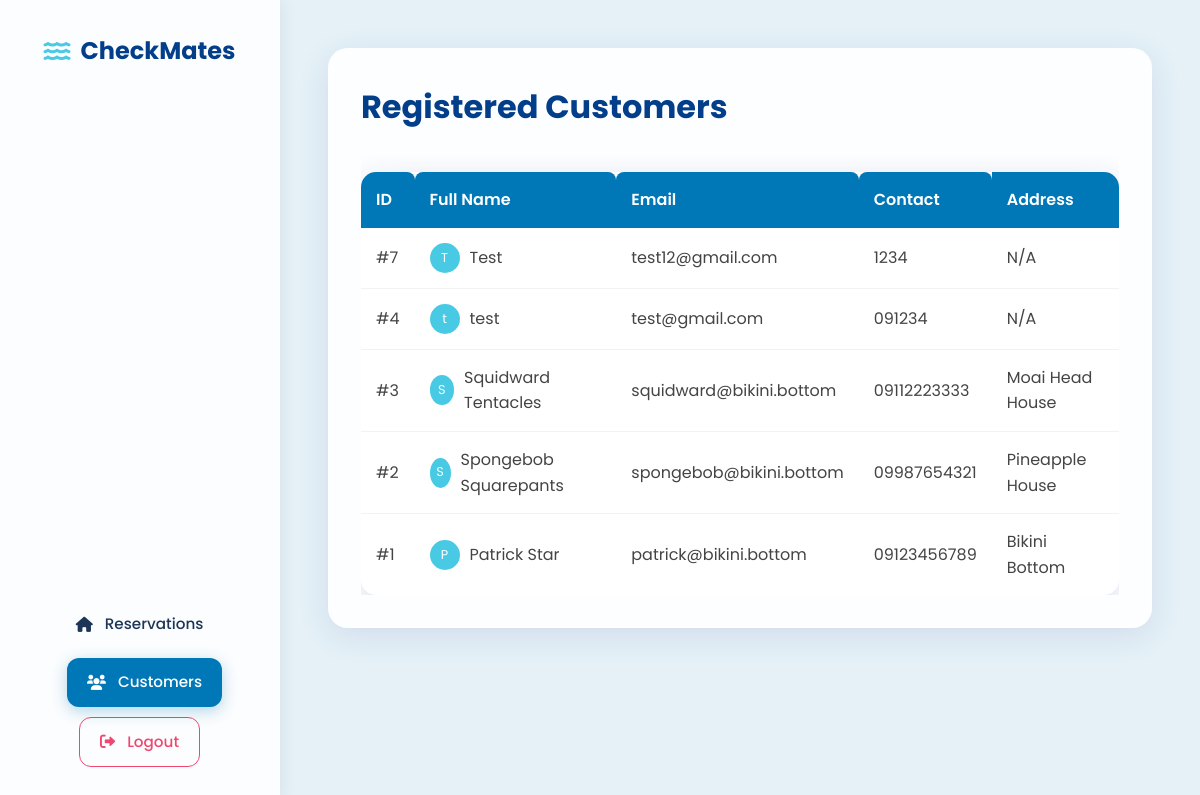
/admin/dashboard.php?view=customers (signed in), run on the app's committed database.
### tables this page shows
CREATE TABLE `customers` (
  `customer_id` int(11) NOT NULL,
  `full_name` varchar(255) NOT NULL,
  `email` varchar(100) NOT NULL,
  `contact_number` varchar(15) DEFAULT NULL,
  `address` text DEFAULT NULL
);

### admin/dashboard.php (the view, shortened to what this page needs)
<?php
include '../db.php';
$view = $_GET['view'] ?? 'dashboard';
if ($view === 'customers') {
    $data = $pdo->query("SELECT * FROM customers ORDER BY customer_id DESC")->fetchAll();
    $pageTitle = "Registered Customers";
}
?>
<!DOCTYPE html>
<html lang="en">
<head>
    <link rel="stylesheet" href="../css/style.css">
    <link rel="stylesheet" href="https://cdnjs.cloudflare.com/ajax/libs/font-awesome/6.0.0/css/all.min.css">
</head>
<body>
    <nav class="sidebar">
        <div class="brand">
            <i class="fas fa-water" style="color: var(--secondary);"></i> CheckMates
        </div>
        <ul class="nav-links">
            <li>
                <a href="dashboard.php" class="<?= $view === 'dashboard' ? 'active' : '' ?>">
                    <i class="fas fa-home"></i> Reservations
                </a>
            </li>
            <li>
                <a href="dashboard.php?view=customers" class="<?= $view === 'customers' ? 'active' : '' ?>">
                    <i class="fas fa-users"></i> Customers
                </a>
            </li>
            <li>
                <a href="../logout.php" class="logout-btn">
                    <i class="fas fa-sign-out-alt"></i> Logout
                </a>
            </li>
        </ul>
    </nav>
    <div class="main-content">
        <div class="glass-panel">
            <h1><?= $pageTitle ?></h1>
            <div style="overflow-x: auto;">
                <table>
                    <?php if ($view === 'customers'): ?>
                        <thead>
                            <tr>
                                <th>ID</th>
                                <th>Full Name</th>
                                <th>Email</th>
                                <th>Contact</th>
                                <th>Address</th>
                            </tr>
                        </thead>
                        <tbody>
                            <?php foreach($data as $row): ?>
                            <tr>
                                <td>#<?= $row['customer_id'] ?></td>
                                <td>
                                    <div style="display:flex; align-items:center; gap:10px;">
                                        <div style="width:30px; height:30px; background:var(--secondary); border-radius:50%; display:flex; align-items:center; justify-content:center; color:white; font-size:0.8rem;">
                                            <?= substr($row['full_name'], 0, 1) ?>
                                        </div>
                                        <?= htmlspecialchars($row['full_name']) ?>
                                    </div>
                                </td>
                                <td><?= htmlspecialchars($row['email']) ?></td>
                                <td><?= htmlspecialchars($row['contact_number']) ?></td>
                                <td><?= htmlspecialchars($row['address'] ?? 'N/A') ?></td>
                            </tr>
                            <?php endforeach; ?>
                        </tbody>
                    <?php endif; ?>
                </table>
            </div>
        </div>
    </div>
</body>
</html>

### css/style.css (style rules this page uses)
:root { --primary: #0077b6; --primary-dark: #023e8a; --secondary: #48cae4; --accent: #caf0f8; --text-dark: #1d3557; --text-light: #f1faee; --glass: rgba(255, 255, 255, 0.92); --glass-hover: rgba(255, 255, 255, 1); --shadow: 0 8px 32px 0 rgba(31, 38, 135, 0.15); }
* { margin: 0; padding: 0; box-sizing: border-box; font-family: 'Poppins', sans-serif; scroll-behavior: smooth; }
body { background: linear-gradient(rgba(0, 119, 182, 0.1), rgba(0, 119, 182, 0.1)), url('https://images.unsplash.com/photo-1507525428034-b723cf961d3e?auto=format&fit=crop&w=1920&q=80'); background-size: cover; background-position: center; background-attachment: fixed; color: var(--text-dark); line-height: 1.6; min-height: 100vh; }
nav { background: rgba(255, 255, 255, 0.85); padding: 1.2rem 5%; display: flex; justify-content: space-between; align-items: center; position: sticky; top: 0; z-index: 1000; box-shadow: 0 4px 30px rgba(0, 0, 0, 0.1); backdrop-filter: blur(10px); -webkit-backdrop-filter: blur(10px); border-bottom: 1px solid rgba(255, 255, 255, 0.3); }
nav ul { display: flex; list-style: none; gap: 2rem; align-items: center; }
nav a { text-decoration: none; color: var(--text-dark); font-weight: 500; transition: 0.3s; font-size: 0.95rem; }
table { width: 100%; border-collapse: separate; border-spacing: 0; background: white; border-radius: 15px; overflow: hidden; box-shadow: var(--shadow); }
th { background: var(--primary-dark); color: white; padding: 18px; text-align: left; font-weight: 600; }
td { padding: 18px; border-bottom: 1px solid #f0f0f0; color: var(--text-dark); }
tr:last-child td { border-bottom: none; }

### admin/dashboard.php (style rules this page uses)
body { background: linear-gradient(rgba(0, 119, 182, 0.1), rgba(0, 119, 182, 0.1)), url('https://images.unsplash.com/photo-1507525428034-b723cf961d3e?auto=format&fit=crop&w=1920&q=80'); background-size: cover; background-position: center; background-attachment: fixed; min-height: 100vh; display: flex; }
.sidebar { width: 280px; background: rgba(255, 255, 255, 0.85); backdrop-filter: blur(12px); -webkit-backdrop-filter: blur(12px); min-height: 100vh; border-right: 1px solid rgba(255, 255, 255, 0.3); display: flex; flex-direction: column; padding: 2rem; box-shadow: 4px 0 15px rgba(0,0,0,0.05); }
.brand { font-size: 1.5rem; font-weight: 700; color: var(--primary-dark); margin-bottom: 3rem; display: flex; align-items: center; gap: 10px; }
.nav-links { list-style: none; display: flex; flex-direction: column; gap: 10px; }
.nav-links a { text-decoration: none; color: var(--text-dark); padding: 12px 20px; border-radius: 12px; transition: 0.3s; display: flex; align-items: center; gap: 12px; font-weight: 500; }
.nav-links a:hover, .nav-links a.active { background: var(--primary); color: white; box-shadow: 0 4px 15px rgba(0, 119, 182, 0.3); transform: translateX(5px); }
.logout-btn { margin-top: auto; color: #ef476f !important; border: 1px solid #ef476f; }
.main-content { flex: 1; padding: 3rem; overflow-y: auto; }
.glass-panel { background: rgba(255, 255, 255, 0.9); backdrop-filter: blur(10px); border-radius: 20px; padding: 2rem; box-shadow: 0 8px 32px 0 rgba(31, 38, 135, 0.1); border: 1px solid rgba(255, 255, 255, 0.4); animation: fadeIn 0.5s ease-out; }
h1 { color: var(--primary-dark); margin-bottom: 1.5rem; font-size: 2rem; }
table { width: 100%; border-collapse: separate; border-spacing: 0; margin-top: 1rem; }
th { background: var(--primary); color: white; padding: 15px; text-align: left; font-weight: 600; border-radius: 8px 8px 0 0; }
th:first-child { border-top-left-radius: 8px; }
th:last-child { border-top-right-radius: 8px; border-radius: 0 8px 0 0; }
td { padding: 15px; border-bottom: 1px solid rgba(0,0,0,0.05); color: #444; vertical-align: middle; }
tr:last-child td { border-bottom: none; }

### data on the page
customers: customer_id "7", full_name "T", full_name "Test", email "test12@gmail.com", contact_number "1234", address "N/A"
customers: customer_id "4", full_name "t", full_name "test", email "test@gmail.com", contact_number "091234", address "N/A"
customers: customer_id "3", full_name "S", full_name "Squidward Tentacles", email "squidward@bikini.bottom", contact_number "09112223333", address "Moai Head House"
customers: customer_id "2", full_name "S", full_name "Spongebob Squarepants", email "spongebob@bikini.bottom", contact_number "09987654321", address "Pineapple House"
customers: customer_id "1", full_name "P", full_name "Patrick Star", email "patrick@bikini.bottom", contact_number "09123456789", address "Bikini Bottom"

### other printed values
$pageTitle "Registered Customers"
